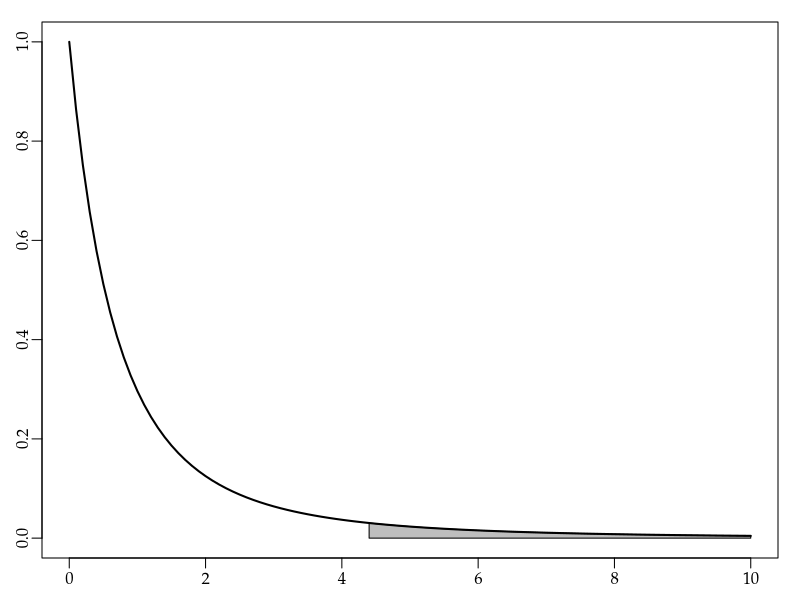

Source code (R):
args = commandArgs()
basename = sub(".R$", "", sub("^--file=(.*/)?", "", args[grep("^--file=", args)]))
if (length(basename) != 0)
    quartz(type="pdf", file=paste0(basename, ".pdf"), width=4, height=4)
par(family="Palatino")
par(mgp=c(1.5,0.5,0)) # title and axis margins. default: c(3,1,0)
par(mar=c(2,2,1,1)+0.1) # bottom, left, top, right margins. default: c(5,4,4,2)+0.1
plot(NULL, xlim=c(0,10), ylim=c(0,1), xlab="", ylab="")
s = seq(4.4, 10, 0.1)
polygon(c(s,10,4.4), c(df(s,2,4),0,0), col="gray")
curve(df(x,2,4), lwd=2, add=T)
dev.off()
